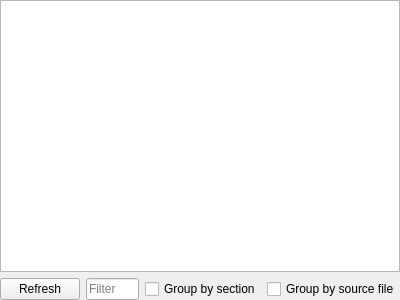
<?xml version="1.0" encoding="UTF-8"?>
<ui version="4.0">
 <class>GlobalVariablesWidget</class>
 <widget class="QWidget" name="GlobalVariablesWidget">
  <property name="geometry">
   <rect>
    <x>0</x>
    <y>0</y>
    <width>400</width>
    <height>300</height>
   </rect>
  </property>
  <property name="windowTitle">
   <string>Form</string>
  </property>
  <layout class="QVBoxLayout" name="verticalLayout">
   <property name="leftMargin">
    <number>0</number>
   </property>
   <property name="topMargin">
    <number>0</number>
   </property>
   <property name="rightMargin">
    <number>0</number>
   </property>
   <property name="bottomMargin">
    <number>0</number>
   </property>
   <item>
    <widget class="QTreeView" name="tree_view"/>
   </item>
   <item>
    <layout class="QHBoxLayout" name="bottom_panel">
     <item>
      <widget class="QPushButton" name="refresh_button">
       <property name="text">
        <string>Refresh</string>
       </property>
      </widget>
     </item>
     <item>
      <widget class="QLineEdit" name="filter_box">
       <property name="placeholderText">
        <string>Filter</string>
       </property>
      </widget>
     </item>
     <item>
      <widget class="QCheckBox" name="group_by_section">
       <property name="text">
        <string>Group by section</string>
       </property>
      </widget>
     </item>
     <item>
      <widget class="QCheckBox" name="group_by_source_file">
       <property name="text">
        <string>Group by source file</string>
       </property>
      </widget>
     </item>
    </layout>
   </item>
  </layout>
 </widget>
 <resources/>
 <connections/>
</ui>
